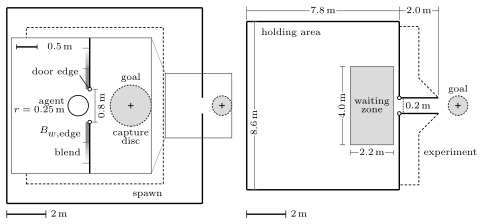

Here is the Python script that generated this plot:
"""Fig. geometry: to-scale schematic of the two simulation geometries, labelled directly.

Left: the room bottleneck (BottleneckScenario, w = 0.8 m) with its spawn rectangle and an
enlarged door-region inset (door edges, B_w,edge zone and blend zone on the jambs, one agent).
Right: the rebuilt CroMa entrance (CromaBottleneckScenario, w = 0.8 m, corridor L = 2.0 m as in
runs 4D030/4D040; the dotted line marks the 0.2 m bottleneck of 4D110/4D120/4D130, the code
default), the waiting zone, and (dashed) the wall of the experiment from the archive polygon of
4D030/4D040 (rev_D.json archive_geometry): straight 2.0 m slot face, a 1 m thick front wall
over the first metre, then the outer face tapers to the slot end.
Sources: wall segments, door edges, goals and spawn area from the scenario builders in code/sim;
goal capture radius and agent radius from code/config/params.yaml; B_w,edge zone from
WallForces.edge_zone; waiting zone from experiments/pilot/w28_croma.py (fluct, sim). Every
dimension printed in the figure is asserted against these sources. Both main panels share one
scale."""
import inspect
import json
import re
import sys

import numpy as np
import yaml
from matplotlib.patches import Circle, Rectangle

from common import HERE, fig_full, qa, save

ROOT = HERE.parent
sys.path.insert(0, str(ROOT / "code"))
from sim.scenarios import bottleneck as _bn_mod  # noqa: E402
from sim.scenarios.bottleneck import BottleneckScenario  # noqa: E402
from sim.scenarios.croma import CromaBottleneckScenario  # noqa: E402
from sim.steering.walls import WallForces  # noqa: E402

PARAMS = yaml.safe_load(open(ROOT / "code" / "config" / "params.yaml"))
R_GOAL = PARAMS["simulation"]["goal_reached_dist"]          # exit at |x - g| < 0.5 m
Z0, Z1 = WallForces().edge_zone                               # B_w,edge within 0.5 m, blended to B_w by 1.0 m
R_AGENT = PARAMS["agent"]["radius"]                           # mean radius 0.25 m
W_DOOR = 0.8
L_CROMA = 2.0                                                 # long-corridor CroMa runs (4D030, 4D040)
L_SHORT = CromaBottleneckScenario().length                    # code default; the Part D rerun and the archive use 0.2 m
D_HOLD, H_HOLD = CromaBottleneckScenario.D, CromaBottleneckScenario.H

# ---------------------------------------------------------------- checks: printed numbers vs code
assert abs(L_SHORT - 0.2) < 1e-12
assert (D_HOLD, H_HOLD) == (7.8, 8.6), (D_HOLD, H_HOLD)       # printed "7.8 m", "8.6 m"
assert abs(R_GOAL - 0.5) < 1e-12 and abs(R_AGENT - 0.25) < 1e-12
assert np.allclose((Z0, Z1), (0.5, 1.0))
SPAWN = (1.0, 8.0, 1.0, 9.0)                                  # room spawn rectangle x0, x1, y0, y1
assert inspect.getsource(_bn_mod).count("(1.0, 8.0, 1.0, 9.0)") == 2   # spawn_area and respawn_rejection
# waiting zone: x_e - 2.5 < x < x_e - 0.3, |y - y_c| < 2 (w28_croma.fluct), entrance (10, 5) in sim()
_w28 = (ROOT / "experiments" / "pilot" / "w28_croma.py").read_text()
assert "zone = (dx > 0.3) & (dx < 2.5) & (np.abs(P[:, 1] - y_c) < 2.0)" in _w28
assert "fluct(tracks_from_rows(ids, fr, D[:, 2], D[:, 3]), 10.0, 5.0)" in _w28
WZ = (0.3, 2.5, 2.0)                                          # printed "2.2 m" x "4.0 m"


# archive polygons (CroMa frame: entrance x = 0, axis y = 0) -> model frame (+10, +5)
def _rings(wkt):
    return [np.array([[float(v) for v in p.split()] for p in r.split(",")])
            for r in re.findall(r"\(([^()]+)\)", wkt)]


ARCH = json.load(open(ROOT / "data" / "derived" / "rev_D.json"))["archive_geometry"]
assert ARCH["4D030"] == ARCH["4D040"]
OBST = [r + (10.0, 5.0) for r in _rings(ARCH["4D030"])[1:]]   # the two obstacles (upper, lower)
for r in OBST:                                                 # slot face y = 5 -+ 0.4 over x in [10, 12]
    face = r[np.isclose(np.abs(r[:, 1] - 5.0), W_DOOR / 2)]
    assert np.isclose(face[:, 0].min(), 10.0) and np.isclose(face[:, 0].max(), 10.0 + L_CROMA)
for k in ("4D110", "4D120", "4D130"):
    for r in _rings(ARCH[k])[1:]:
        face = r[np.isclose(np.abs(r[:, 1]), W_DOOR / 2)]
        assert np.isclose(face[:, 0].max(), L_SHORT)

room, room_state = BottleneckScenario(n_agents=1, exit_width=W_DOOR).build(seed=0)
croma_sc = CromaBottleneckScenario(n_agents=1, exit_width=W_DOOR, length=L_CROMA)
croma, croma_state = croma_sc.build(seed=0)
g_room = room_state.goals[0]
g_croma = croma_state.goals[0]

WALL = dict(color="black", lw=1.0, solid_capstyle="butt", zorder=4)
THIN = dict(color="black", lw=0.5)
DIM = dict(color="0.3", lw=0.4)
GREY_L, GREY_M = "0.86", "0.55"
FS = 7
LAB = dict(fontsize=FS, zorder=7)
BG = dict(boxstyle="square,pad=0.08", fc="white", ec="none")

# ---------------------------------------------------------------- layout (cm, one scale)
S = 0.5                                       # cm per metre in both main panels
YL = (-0.9, 10.3)                             # shared y range (m)
XL_ROOM = (-0.3, 11.75)
XL_CROMA = (10.0 - croma_sc.D - 0.2, 10.0 + L_CROMA + 1.0 + R_GOAL + 0.15)
W_CM, H_CM = 12.2, (YL[1] - YL[0]) * S + 0.1
fig = fig_full(H_CM)
fig.set_layout_engine("none")


def axes_at(x_cm, xl):
    w = (xl[1] - xl[0]) * S
    ax = fig.add_axes([x_cm / W_CM, 0.05 / H_CM, w / W_CM, (YL[1] - YL[0]) * S / H_CM])
    ax.set_xlim(*xl)
    ax.set_ylim(*YL)
    ax.set_aspect("equal")
    ax.set_axis_off()
    return ax, x_cm + w


def walls(ax, world):
    for w in world.walls:
        ax.plot([w.start[0], w.end[0]], [w.start[1], w.end[1]], **WALL)


def goal(ax, g, zorder=2):
    ax.add_patch(Circle(g, R_GOAL, fc=GREY_L, ec="black", lw=0.6, ls=(0, (2, 1.5)), zorder=zorder))
    ax.plot(*g, marker="+", ms=4, mew=0.6, color="black", zorder=zorder + 1)


def scalebar(ax, x0, y0, length, label, tick=0.18):
    ax.plot([x0, x0 + length], [y0, y0], color="black", lw=1.0, solid_capstyle="butt")
    for x in (x0, x0 + length):
        ax.plot([x, x], [y0 - tick, y0 + tick], **THIN)
    ax.text(x0 + length + 0.25, y0, label, ha="left", va="center", **LAB)


def dim(ax, p0, p1, label, tick=0.15, rot=0, text_at=0.5):
    """Dimension line p0-p1 with end ticks and the label on the line (white gap)."""
    p0, p1 = np.asarray(p0, float), np.asarray(p1, float)
    ax.plot(*np.c_[p0, p1], **DIM, zorder=5)
    n = np.array([-(p1 - p0)[1], (p1 - p0)[0]]) / np.linalg.norm(p1 - p0)
    for p in (p0, p1):
        ax.plot(*np.c_[p - tick * n, p + tick * n], **DIM, zorder=5)
    c = p0 + text_at * (p1 - p0)
    ax.text(*c, label, ha="center", va="center", rotation=rot, bbox=BG, **LAB)


def ext(ax, x0, y0, x1, y1):
    ax.plot([x0, x1], [y0, y1], **DIM, zorder=5)


# ---------------------------------------------------------------- left: room bottleneck
axR, x_end = axes_at(0.0, XL_ROOM)
axR.add_patch(Rectangle((SPAWN[0], SPAWN[2]), SPAWN[1] - SPAWN[0], SPAWN[3] - SPAWN[2], fill=False,
                        ec="black", lw=0.6, ls=(0, (3, 2)), zorder=1))
walls(axR, room)
goal(axR, g_room)
axR.text(SPAWN[1] - 0.05, 0.5, "spawn", ha="right", va="center", **LAB)
scalebar(axR, 0.0, -0.55, 2.0, "2\\,m")

# inset: door region, magnified
IX, IY = (8.1, 11.5), (3.35, 6.65)
axR.add_patch(Rectangle((IX[0], IY[0]), IX[1] - IX[0], IY[1] - IY[0], fill=False, lw=0.5, ec="0.35", zorder=5))
MAG = 2.1
ins_x0, ins_y0 = 0.25, 5.0 - (IY[1] - IY[0]) * MAG / 2       # inset placed inside the room (data metres)
pos = axR.transData.transform
fx0, fy0 = fig.transFigure.inverted().transform(pos((ins_x0, ins_y0)))
fx1, fy1 = fig.transFigure.inverted().transform(pos((ins_x0 + (IX[1] - IX[0]) * MAG, ins_y0 + (IY[1] - IY[0]) * MAG)))
axI = fig.add_axes([fx0, fy0, fx1 - fx0, fy1 - fy0])
ix1 = ins_x0 + (IX[1] - IX[0]) * MAG
for yi, yo in ((ins_y0, IY[0]), (ins_y0 + (IY[1] - IY[0]) * MAG, IY[1])):
    axR.plot([ix1, IX[0]], [yi, yo], color="0.6", lw=0.4, zorder=4)
axI.set_xlim(*IX)
axI.set_ylim(*IY)
axI.set_aspect("equal")
axI.set_xticks([])
axI.set_yticks([])
for sp in axI.spines.values():
    sp.set_visible(True)
    sp.set_linewidth(0.5)
    sp.set_edgecolor("0.35")
axI.set_facecolor("white")
axI.set_zorder(6)

# B_w,edge zone along each jamb face (room side): closest wall point within Z0 of the door edge,
# blended linearly to B_w at Z1 (walls.py: s_edge, edge_zone). Drawn as a strip on the face.
STRIP = 0.10
for w in room.walls:
    if w.door_edge is None:
        continue
    e = w.door_edge
    far = w.start if np.allclose(e, w.end) else w.end
    sgn = ((far - e) / np.linalg.norm(far - e))[1]                          # along the jamb, away from the edge
    axI.add_patch(Rectangle((e[0] - STRIP, min(e[1], e[1] + sgn * Z0)), STRIP, Z0,
                            fc=GREY_M, ec="none", zorder=2))
    nstep = 24
    for k in range(nstep):
        s0 = Z0 + (Z1 - Z0) * k / nstep
        lev = 0.55 + 0.45 * (k + 0.5) / nstep
        axI.add_patch(Rectangle((e[0] - STRIP, min(e[1] + sgn * s0, e[1] + sgn * (s0 + (Z1 - Z0) / nstep))),
                                STRIP, (Z1 - Z0) / nstep, fc=str(lev), ec="none", zorder=2))
    for s in (Z0, Z1):
        axI.plot([e[0] - STRIP - 0.06, e[0]], [e[1] + sgn * s] * 2, color="0.35", lw=0.4, zorder=3)
for w in room.walls:
    axI.plot([w.start[0], w.end[0]], [w.start[1], w.end[1]], **WALL)
edges = sorted((w.door_edge for w in room.walls if w.door_edge is not None), key=lambda e: e[1])
assert np.isclose(edges[1][1] - edges[0][1], W_DOOR)
for e in edges:
    axI.plot(*e, marker="o", ms=2.6, mfc="white", mec="black", mew=0.6, zorder=5)
goal(axI, g_room, zorder=1)
A_X = 9.72                                                                  # one agent of radius 0.25 m, to scale
axI.add_patch(Circle((A_X, 5.0), R_AGENT, fc="white", ec="black", lw=0.6, zorder=4))

xe, ylo, yhi = edges[0][0], edges[0][1], edges[1][1]
xl = xe - STRIP - 0.12                                                      # right end of the jamb labels
axI.text(xl, ylo - Z0 / 2, "$B_{w,\\mathrm{edge}}$", ha="right", va="center", **LAB)
axI.text(xl, ylo - (Z0 + Z1) / 2, "blend", ha="right", va="center", **LAB)
axI.text(A_X - R_AGENT - 0.08, 5.0, "agent\n$r = 0.25$\\,m", ha="right", va="center", linespacing=1.0, **LAB)
axI.text(xl - 0.05, yhi + 0.42, "door edge", ha="right", va="center", **LAB)
axI.plot([xl - 0.02, xe - 0.035], [yhi + 0.33, yhi + 0.04], **THIN)
dim(axI, (xe + 0.13, ylo), (xe + 0.13, yhi), "", tick=0.06)                 # door width
axI.text(xe + 0.30, 5.0, "0.8\\,m", rotation=90, ha="center", va="center", **LAB)
axI.text(g_room[0], g_room[1] + R_GOAL + 0.08, "goal", ha="center", va="bottom", **LAB)
axI.text(g_room[0], g_room[1] - R_GOAL - 0.06, "capture\ndisc", ha="center", va="top", linespacing=1.0, **LAB)
scalebar(axI, IX[0] + 0.12, IY[1] - 0.22, 0.5, "0.5\\,m", tick=0.05)

# ---------------------------------------------------------------- right: CroMa entrance
axC, _ = axes_at(x_end + 0.15, XL_CROMA)
x_e, y_c = 10.0, 5.0
x0, y0, y1 = x_e - croma_sc.D, y_c - croma_sc.H / 2, y_c + croma_sc.H / 2
axC.add_patch(Rectangle((x_e - WZ[1], y_c - WZ[2]), WZ[1] - WZ[0], 2 * WZ[2],
                        fc=GREY_L, ec="0.35", lw=0.5, zorder=1))
# wall of the experiment (archive polygon of 4D030/4D040), dashed, where it departs from the model
for r in OBST:
    # ring order: front face (x = 10) -> back face -> taper -> slot face; keep all but the slot face
    path = np.array([p for p in r if not np.isclose(abs(p[1] - y_c), W_DOOR / 2) or np.isclose(p[0], 10.0 + L_CROMA)])
    axC.plot(path[:, 0], path[:, 1], color="black", lw=0.6, ls=(0, (3, 2)), zorder=3)
walls(axC, croma)
goal(axC, g_croma)
junc = [P for P, _m in WallForces.shared_endpoints(croma.walls)
        if abs(P[0] - 10.0) < 1e-9 and abs(P[1] - 5.0) < 1.0]               # door edges (convex corners)
for P in junc:
    axC.plot(*P, marker="o", ms=2.6, mfc="white", mec="black", mew=0.6, zorder=5)

axC.text(x0 + 0.75, y1 - 0.35, "holding area", ha="left", va="top", **LAB)
axC.text(x_e - (WZ[0] + WZ[1]) / 2, y_c, "waiting\nzone", ha="center", va="center", linespacing=1.0, **LAB)
axC.text(g_croma[0], g_croma[1] + R_GOAL + 0.12, "goal", ha="center", va="bottom", **LAB)
axC.text(11.25, 2.6, "experiment", ha="left", va="center", **LAB)
# dimensions: holding area 7.8 x 8.6 m, corridor 2.0 m (top chain), waiting zone 2.2 x 4.0 m
yd = y1 + 0.55
for x in (x0, x_e):
    ext(axC, x, y1 + 0.1, x, yd + 0.2)
ext(axC, x_e + L_CROMA, y_c + W_DOOR / 2 + 0.15, x_e + L_CROMA, yd + 0.2)
dim(axC, (x0, yd), (x_e, yd), f"{croma_sc.D:.1f}\\,m", tick=0)
dim(axC, (x_e, yd), (x_e + L_CROMA, yd), f"{L_CROMA:.1f}\\,m", tick=0)
dim(axC, (x0 + 0.4, y0), (x0 + 0.4, y1), f"{croma_sc.H:.1f}\\,m", tick=0.12, rot=90, text_at=0.4)
wz_x0, wz_x1 = x_e - WZ[1], x_e - WZ[0]
dim(axC, (wz_x0, y_c - WZ[2] - 0.4), (wz_x1, y_c - WZ[2] - 0.4), f"{WZ[1] - WZ[0]:.1f}\\,m", tick=0.12)
dim(axC, (wz_x0 - 0.4, y_c - WZ[2]), (wz_x0 - 0.4, y_c + WZ[2]), f"{2 * WZ[2]:.1f}\\,m", tick=0.12, rot=90)
# 0.2 m bottleneck of 4D110/4D120/4D130
axC.plot([x_e + L_SHORT] * 2, [y_c - W_DOOR / 2, y_c + W_DOOR / 2], color="black", lw=0.6, ls=(0, (1, 1)), zorder=3)
axC.text(x_e + L_SHORT + 0.12, y_c - 0.02, f"{L_SHORT:.1f}\\,m", ha="left", va="center", **LAB)
scalebar(axC, x0, -0.55, 2.0, "2\\,m")

save(fig, "fig_geometry")
qa("fig_geometry")
